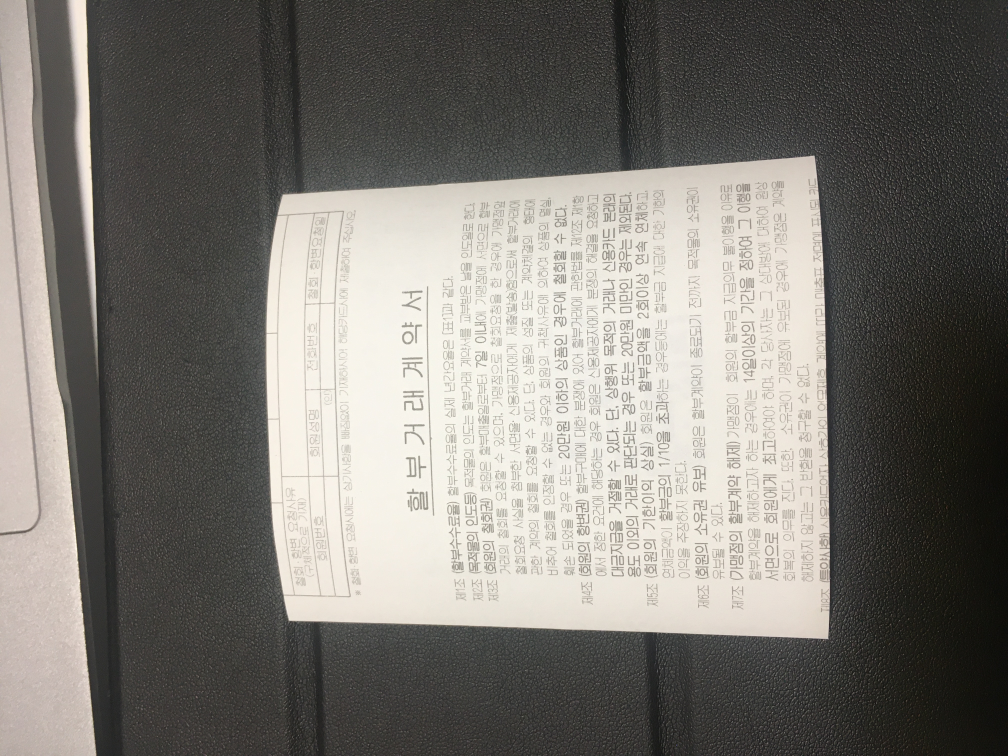
#> input picture data-in/bnw.jpg, 4032 x 3024 px, found by its file name (shown at 1/4 size)
$ python test.py
#> lines starting #> are read from the running program, lines starting #| are printed output that depends on the picture; after the words box and inside, x2 and y2 are one past the last pixel; in counts of white or black regions, pixels touching at a corner belong together
from PIL import Image
import scipy
import numpy as np
from datetime import datetime


SCALE_R = 1/3
SCALE_G = 1/3
SCALE_B = 1/3

DOWNSCALE = 4

BASE = datetime.now()
print(" > Open Image ", end="")
img = Image.open("bnw.jpg")
#> img is the input picture: PIL image 4032x3024 RGB; mean R, G, B 123.4, 120.4, 114.8
img_array = np.array(img)
print(datetime.now() - BASE)

BASE = datetime.now()
print(f" > Resizing into 1/{DOWNSCALE**2} ", end="")
resize_array = np.zeros((img_array.shape[0]//DOWNSCALE, img_array.shape[1]//DOWNSCALE, img_array.shape[2]))
"""for x in range(0, img_array.shape[0], DOWNSCALE):
    for y in range(0, img_array.shape[1], DOWNSCALE):
        temp = np.zeros((1, 1, resize_array.shape[2]))

        for _x in range(DOWNSCALE):
            if x//DOWNSCALE + _x < resize_array.shape[0]:
                for _y in range(DOWNSCALE):
                    if y//DOWNSCALE + _y < resize_array.shape[1]:
                        a, b = x//DOWNSCALE + _x, y//DOWNSCALE + _y
                        temp += resize_array[x//DOWNSCALE + _x, y//DOWNSCALE + _y, :]//(DOWNSCALE**2)

        resize_array[x//DOWNSCALE, y//DOWNSCALE, :] = temp"""
resize_array = img_array
print(datetime.now() - BASE)

BASE = datetime.now()
print(" > Grayscale ", end="")
gray_array = resize_array[:, :, 0] * SCALE_R + resize_array[:, :, 1] * SCALE_G + resize_array[:, :, 2] * SCALE_B
print(datetime.now() - BASE)

BASE = datetime.now()
print(" > Calc Gradient ", end="")
mean = gray_array.mean()
#> mean = 119.5
gradient = np.zeros(gray_array.shape)

for x in range(gray_array.shape[0]):
    for y in range(gray_array.shape[1]):
        if x == gray_array.shape[0] - 1 or y == gray_array.shape[1] - 1:
                gradient[x, y] = 0

        else:
            if gray_array[x, y] >= mean:
                gradient[x, y] = 255
            else:
                gradient[x, y] = 0
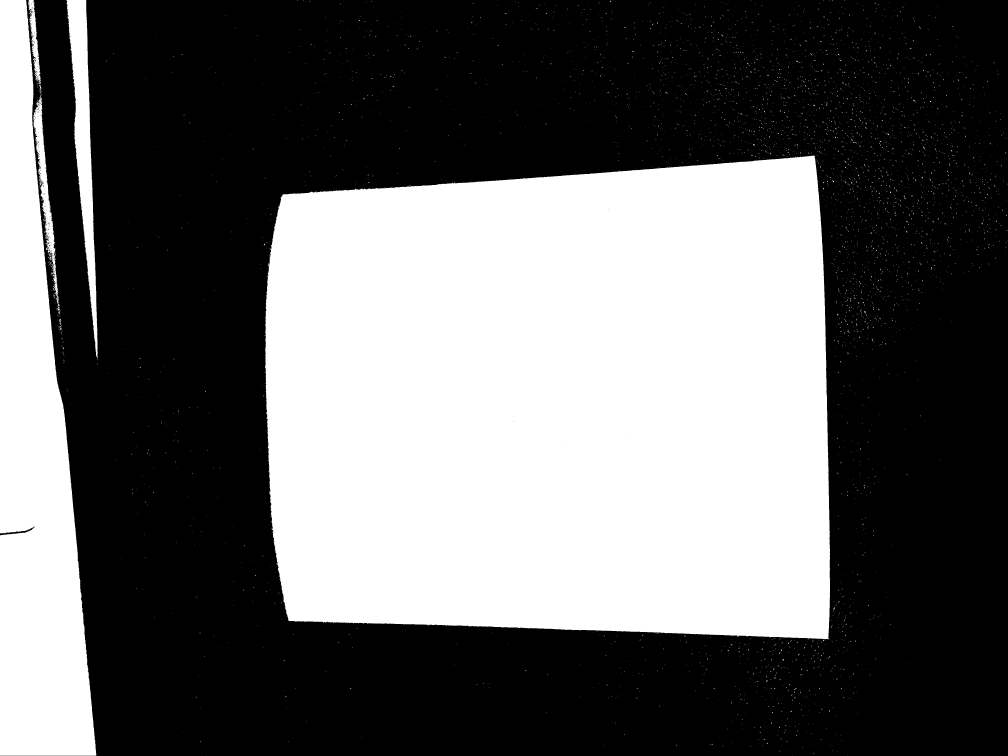
#> gradient: shape (3024, 4032) float64 (shown at 1/4 size); 39.7% white; 4788 white regions (4759 under 20 px), largest, box (x1, y1, x2, y2) and area: (1060, 623, 3322, 2558) 4018831, (0, 0, 386, 3023) 714530, (265, 0, 391, 1433) 66682
print(datetime.now() - BASE)

BASE = datetime.now()
print(" > Calc Gradient scipy ", end="")
gradient_sci = scipy.ndimage.sobel(gray_array)
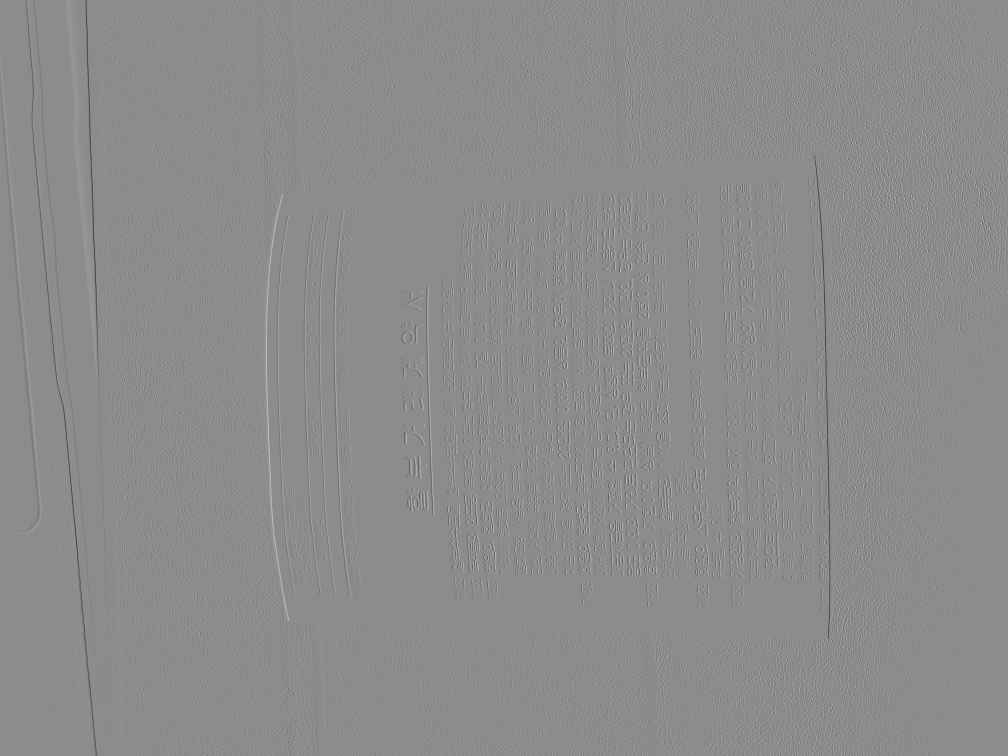
#> gradient_sci: shape (3024, 4032) float64 (shown at 1/4 size); min -691.7, max 568, mean -0.3; drawn with min black and max white
print(datetime.now() - BASE)

gradient_image = Image.fromarray(gradient)
gradient_image.show()
graydient_scipy_image = Image.fromarray(gradient_sci)
graydient_scipy_image.show()
